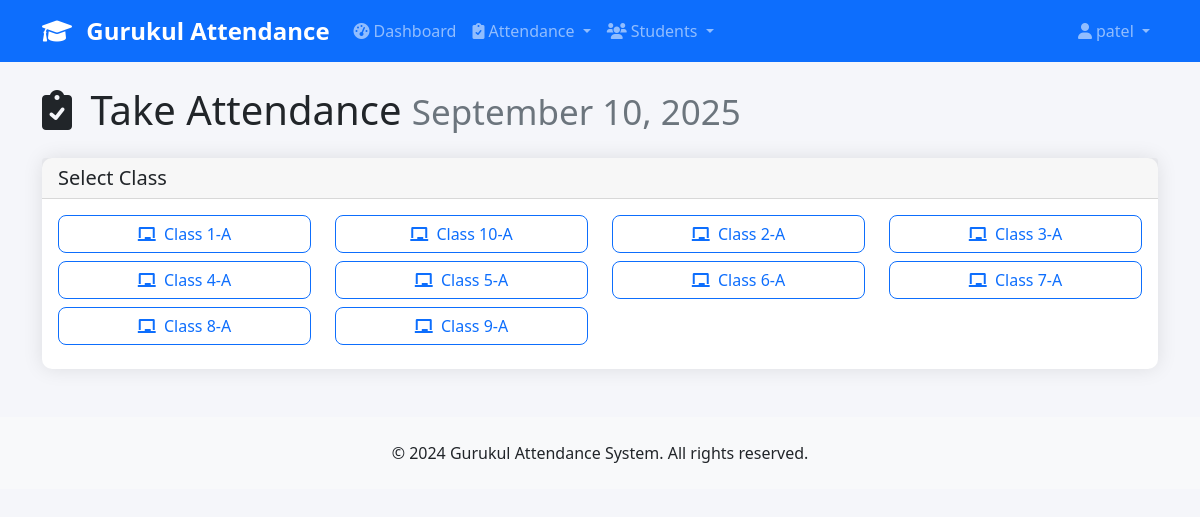
Page /take-attendance/ (signed in) on the committed database.
### attendance/models.py (models this page shows, shortened)
class Standard(models.Model):
    STANDARDS_CHOICES = [(str(i), f"Class {i}") for i in range(1, 11)]
    name = models.CharField(max_length=2, choices=STANDARDS_CHOICES)
    section = models.CharField(max_length=1, default='A')
    class Meta:
        ordering = ['name', 'section']
    name = models.CharField(max_length=2, choices=STANDARDS_CHOICES, unique=True)
    section = models.CharField(max_length=1, default='A')
    class Meta:
        ordering = ['name']
    def __str__(self):
        return f"Class {self.name}-{self.section}"

### attendance/views.py (the view, shortened to what this page needs)
# urls.py: path('take-attendance/', views.take_attendance, name='take_attendance'),
@login_required
def take_attendance(request, standard_id=None):
    standards = Standard.objects.all()
    selected_standard = None
    students = []
    today = timezone.now().date()
    context = {
        'standards': standards,
        'selected_standard': selected_standard,
        'students': students,
        'today': today,
    }
    return render(request, 'attendance/take_attendance.html', context)

### templates/attendance/take_attendance.html (shortened to what this page needs)
{% extends 'base.html' %}
{% block content %}
<div class="row">
    <div class="col-12">
        <h1 class="mb-4">
            <i class="fas fa-clipboard-check me-2"></i>
            Take Attendance
            <small class="text-muted">{{ today|date:"F d, Y" }}</small>
        </h1>
    </div>
</div>
<div class="row mb-4">
    <div class="col-12">
        <div class="card">
            <div class="card-header">
                <h5 class="mb-0">Select Class</h5>
            </div>
            <div class="card-body">
                <div class="row">
                    {% for standard in standards %}
                    <div class="col-md-3 mb-2">
                        <a href="{% url 'take_attendance_standard' standard.id %}"
                           class="btn {% if selected_standard.id == standard.id %}btn-primary{% else %}btn-outline-primary{% endif %} w-100">
                            <i class="fas fa-chalkboard me-1"></i>
                            {{ standard }}
                        </a>
                    </div>
                    {% endfor %}
                </div>
            </div>
        </div>
    </div>
</div>
{% endblock %}

### templates/base.html (shortened to what this page needs)
<!DOCTYPE html>
{% load static %}
<html lang="en">
<head>
    <link href="https://cdn.jsdelivr.net/npm/bootstrap@5.1.3/dist/css/bootstrap.min.css" rel="stylesheet">
    <link rel="stylesheet" href="https://cdnjs.cloudflare.com/ajax/libs/font-awesome/6.0.0/css/all.min.css">
</head>
<body>
    {% if user.is_authenticated %}
    <nav class="navbar navbar-expand-lg navbar-dark bg-primary">
        <div class="container">
            <a class="navbar-brand" href="{% url 'dashboard' %}">
                <i class="fas fa-graduation-cap me-2"></i>
                Gurukul Attendance
            </a>
            <div class="collapse navbar-collapse" id="navbarNav">
                <ul class="navbar-nav me-auto">
                    <li class="nav-item">
                        <a class="nav-link" href="{% url 'dashboard' %}">
                            <i class="fas fa-tachometer-alt me-1"></i>Dashboard
                        </a>
                    </li>
                    <li class="nav-item dropdown">
                        <a class="nav-link dropdown-toggle" href="#" role="button" data-bs-toggle="dropdown">
                            <i class="fas fa-clipboard-check me-1"></i>Attendance
                        </a>
                    </li>
                    <li class="nav-item dropdown">
                        <a class="nav-link dropdown-toggle" href="#" role="button" data-bs-toggle="dropdown">
                            <i class="fas fa-users me-1"></i>Students
                        </a>
                    </li>
                </ul>
                <ul class="navbar-nav">
                    <li class="nav-item dropdown">
                        <a class="nav-link dropdown-toggle" href="#" role="button" data-bs-toggle="dropdown">
                            <i class="fas fa-user me-1"></i>{{ user.get_full_name|default:user.username }}
                        </a>
                    </li>
                </ul>
            </div>
        </div>
    </nav>
    {% endif %}
    <main class="{% if user.is_authenticated %}container mt-4{% endif %}">
        {% block content %}{% endblock %}
    </main>
    {% if user.is_authenticated %}
    <footer class="bg-light mt-5 py-4">
        <div class="container text-center">
            <p class="mb-0">&copy; 2024 Gurukul Attendance System. All rights reserved.</p>
        </div>
    </footer>
    {% endif %}
</body>
</html>

### templates/base.html (style rules this page uses)
body { font-family: 'Segoe UI', Tahoma, Geneva, Verdana, sans-serif; background-color: #f5f6fa; }
.navbar-brand { font-weight: bold; font-size: 1.5rem; }
.card { border: none; border-radius: 10px; box-shadow: 0 0 20px rgba(0, 0, 0, 0.1); }
.btn { border-radius: 8px; font-weight: 500; }

### rows in the picture
Standard: name+section "Class 1-A"
Standard: name+section "Class 10-A"
Standard: name+section "Class 2-A"
Standard: name+section "Class 3-A"
Standard: name+section "Class 4-A"
Standard: name+section "Class 5-A"
Standard: name+section "Class 6-A"
Standard: name+section "Class 7-A"
Standard: name+section "Class 8-A"
Standard: name+section "Class 9-A"

### other values in the picture
{{ user.get_full_name|default:user.username }} "patel"
